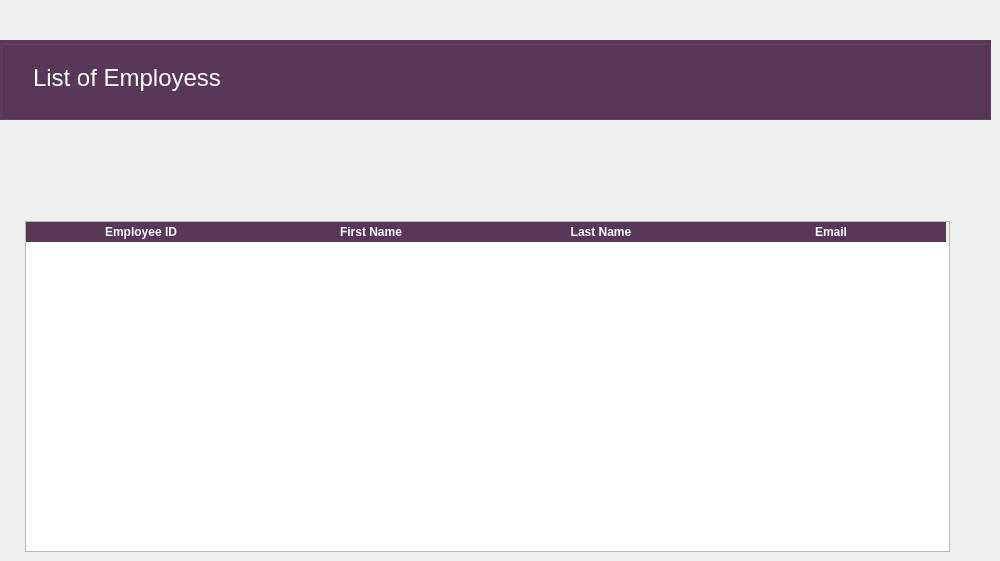
    <widget class="QWidget" name="Employeelist_page">
     <widget class="QGroupBox" name="List_title_bar">
      <property name="geometry">
       <rect>
        <x>0</x>
        <y>40</y>
        <width>991</width>
        <height>80</height>
       </rect>
      </property>
      <property name="styleSheet">
       <string notr="true">background-color: rgb(88, 55, 89);</string>
      </property>
      <property name="title">
       <string/>
      </property>
      <widget class="QLabel" name="List_employee_text">
       <property name="geometry">
        <rect>
         <x>33</x>
         <y>22</y>
         <width>261</width>
         <height>31</height>
        </rect>
       </property>
       <property name="font">
        <font>
         <pointsize>18</pointsize>
        </font>
       </property>
       <property name="styleSheet">
        <string notr="true">color: rgb(255, 255, 255);</string>
       </property>
       <property name="text">
        <string>List of Employess</string>
       </property>
      </widget>
     </widget>
     <widget class="QTableWidget" name="List">
      <property name="geometry">
       <rect>
        <x>25</x>
        <y>221</y>
        <width>925</width>
        <height>331</height>
       </rect>
      </property>
      <property name="styleSheet">
       <string notr="true">QHeaderView::section {
    background-color: rgb(88, 55, 89); /* Set your desired background color */
    color: white; /* Set the text color */
    border: 1px solid rgb(88, 55, 89); /* Set the border color */
}</string>
      </property>
      <property name="showGrid">
       <bool>true</bool>
      </property>
      <property name="sortingEnabled">
       <bool>false</bool>
      </property>
      <property name="rowCount">
       <number>0</number>
      </property>
      <attribute name="horizontalHeaderCascadingSectionResizes">
       <bool>false</bool>
      </attribute>
      <attribute name="horizontalHeaderDefaultSectionSize">
       <number>230</number>
      </attribute>
      <attribute name="horizontalHeaderHighlightSections">
       <bool>false</bool>
      </attribute>
      <attribute name="horizontalHeaderShowSortIndicator" stdset="0">
       <bool>false</bool>
      </attribute>
      <attribute name="horizontalHeaderStretchLastSection">
       <bool>false</bool>
      </attribute>
      <attribute name="verticalHeaderCascadingSectionResizes">
       <bool>false</bool>
      </attribute>
      <attribute name="verticalHeaderMinimumSectionSize">
       <number>25</number>
      </attribute>
      <attribute name="verticalHeaderShowSortIndicator" stdset="0">
       <bool>false</bool>
      </attribute>
      <attribute name="verticalHeaderStretchLastSection">
       <bool>false</bool>
      </attribute>
      <column>
       <property name="text">
        <string>Employee ID</string>
       </property>
       <property name="font">
        <font>
         <weight>75</weight>
         <bold>true</bold>
        </font>
       </property>
      </column>
      <column>
       <property name="text">
        <string>First Name</string>
       </property>
       <property name="font">
        <font>
         <weight>75</weight>
         <bold>true</bold>
        </font>
       </property>
      </column>
      <column>
       <property name="text">
        <string>Last Name</string>
       </property>
       <property name="font">
        <font>
         <weight>75</weight>
         <bold>true</bold>
        </font>
       </property>
      </column>
      <column>
       <property name="text">
        <string>Email</string>
       </property>
       <property name="font">
        <font>
         <weight>75</weight>
         <bold>true</bold>
        </font>
       </property>
      </column>
     </widget>
    </widget>
